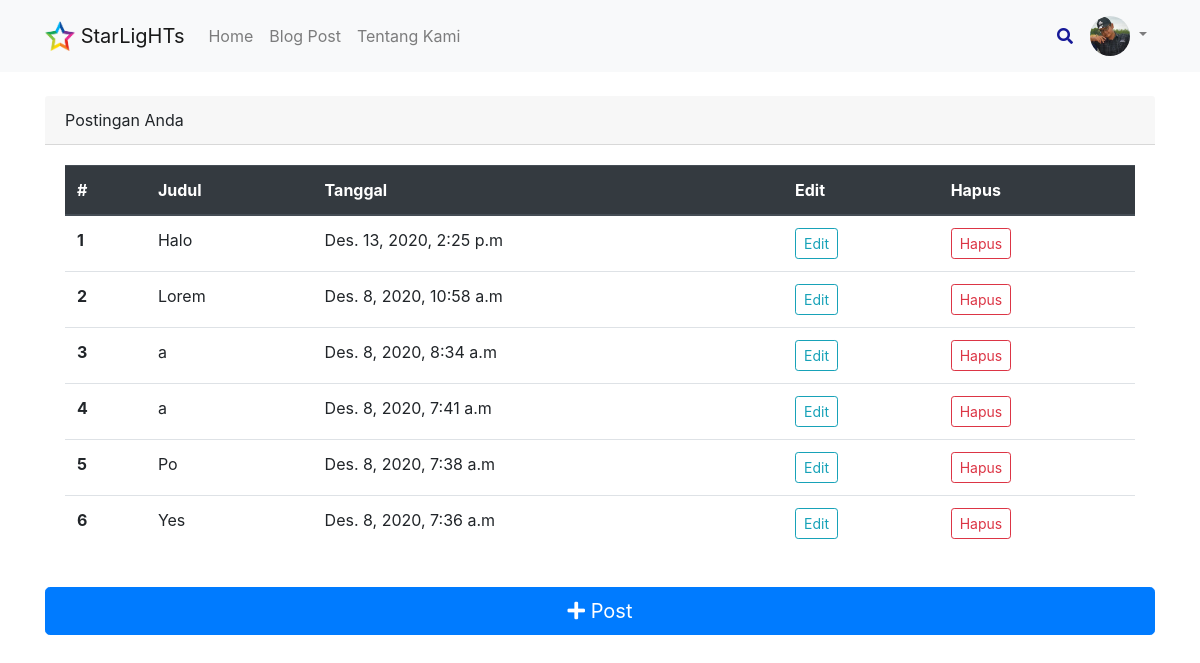
/user/dashboard/ (signed in), run on an earlier commit of the app's database.
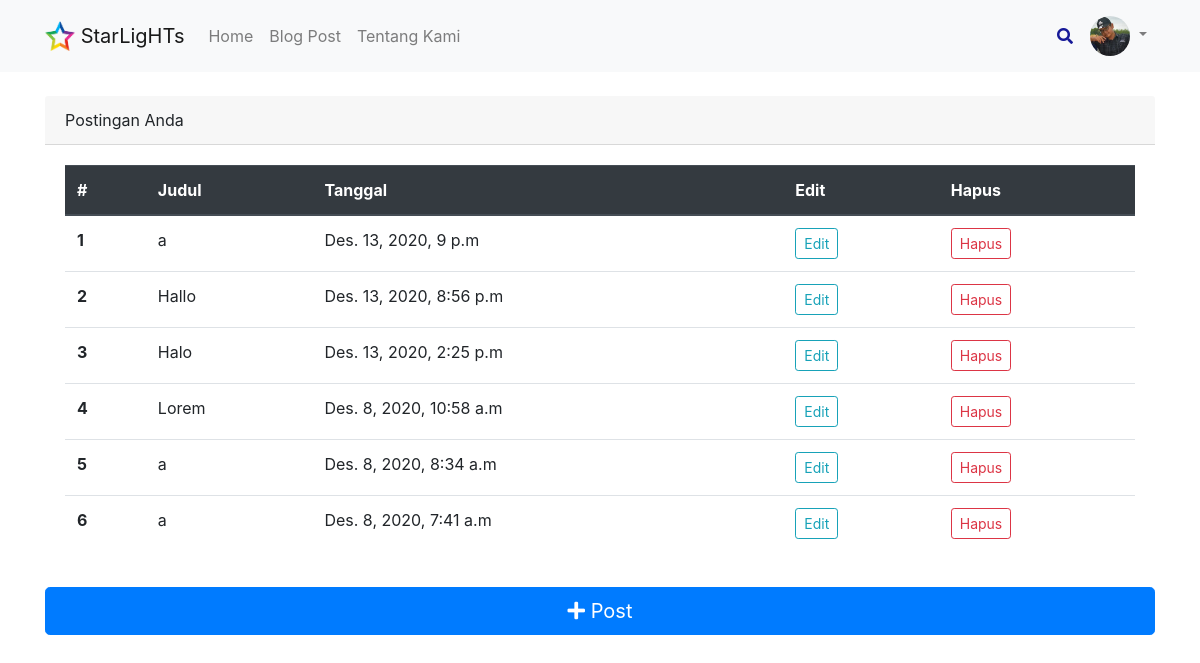
And on a later commit of the database.
### blog/models.py (models this page shows, shortened)
class Post(models.Model):
    title = models.CharField(max_length=50)
    slug = models.SlugField()
    category = models.CharField(max_length=50, choices=Categories.choices, default=Categories.LAINNYA)
    thumbnail = models.ImageField(upload_to=UPLOAD_TO, default='img/default.webp')
    excerpt = models.CharField(max_length=150)
    author = models.ForeignKey(User, on_delete=models.CASCADE, related_name='blog_post', null=True)
    content = models.TextField()
    featured = models.BooleanField(default=False)
    date_created = models.DateTimeField(default=datetime.now, blank=True)
    status = models.IntegerField(choices=STATUS, default=0)
    class Meta:
        ordering = ['-date_created']

### users/views.py (the view)
# urls.py: path('dashboard/', views.DashboardView.as_view(), name='dashboard'),
class DashboardView(LoginRequiredMixin, ListView):
    model = Post
    paginate_by = 6
    template_name = 'users/dashboard.html'
    extra_context = {
        'title': 'Dashboard'
    }
    def get_queryset(self):
        return Post.objects.filter(status=1).filter(author=self.request.user)

### templates/users/dashboard.html (shortened to what this page needs)
{% extends 'layouts/base.html' %}
{% block content %}
    {% include 'layouts/navbar.html' %}
    <section class="container card pt-5">
        <div class="card-header">Postingan Anda</div>
        <div class="card-body">
            <div class="table-responsive">
                <table class="table table-hover">
                    <thead class="thead-dark">
                    <tr>
                        <th scope="col">#</th>
                        <th scope="col">Judul</th>
                        <th scope="col">Tanggal</th>
                        <th scope="col">Edit</th>
                        <th scope="col">Hapus</th>
                    </tr>
                    </thead>
                    <tbody>
                    {% for post in post_list %}
                            <tr data-href="{% url 'post-detail' post.slug %}">
                                <th scope="row">{{ forloop.counter }}</th>
                                <td>{{ post.title }}</td>
                                <td>{{ post.date_created }}</td>
                                <td><a href="{% url 'post-update' post.slug %}" class="btn btn-sm btn-outline-info">Edit</a></td>
                                <td><a href="{% url 'post-delete' post.slug %}" class="btn btn-sm btn-outline-danger">Hapus</a></td>
                            </tr>
                    {% endfor %}
                    </tbody>
                </table>
            </div>
        </div>
        <a href="{% url 'post-create' %}" class="btn btn-primary btn-lg"><i class="fas fa-plus"></i> Post</a>
    </section>
{% endblock %}

What changed in the data, as far as the page shows it:
no longer on this page (row unchanged): Post: title "Po", date_created "Des. 8, 2020, 7:38 a.m"
no longer on this page (row unchanged): Post: title "Yes", date_created "Des. 8, 2020, 7:36 a.m"
added Post: title "a", date_created "Des. 13, 2020, 9 p.m"
added Post: title "Hallo", date_created "Des. 13, 2020, 8:56 p.m"
